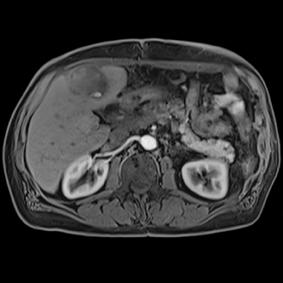
#> input picture liver.jpg, 283 x 283 px
$ jupyter execute --allow-errors Image_Analysis.ipynb   (older library calls are emulated)
#> lines starting #> are read from the running program, lines starting #| are printed output that depends on the picture; after the words box and inside, x2 and y2 are one past the last pixel; in counts of white or black regions, pixels touching at a corner belong together
**Image Enhancement**

[cell 1]
import cv2
import numpy as np
import skimage.color
import skimage.io
import skimage.viewer
from matplotlib import pyplot as plt
from sklearn.neighbors import KernelDensity
from scipy import ndimage
import scipy.ndimage as nd
import scipy

[cell 2]
"""
Histogram and KDE
"""

# initialize the image
path='liver.jpg'    # Image Path from the computer
image = cv2.imread(path,cv2.IMREAD_COLOR)
#> image is the input picture: shape (283, 283, 3); min 0, max 239, mean 48.7
image = cv2.cvtColor(image, cv2.COLOR_BGR2GRAY)
#> image: shape (283, 283)

plt.figure()
plt.title("Original Image")
plt.imshow(image, cmap="gray")
plt.show()


# configure and draw the histogram figure
plt.figure()
plt.title("Grayscale Histogram")
plt.xlabel("grayscale value")
plt.ylabel("pixels")
plt.ylim((0,800))

b, bins, patches=plt.hist(image.ravel(),256,[0,256])  # <- or here
#> b = 256 values, max 30871 at index 0, min 0 at index 209, mean 312.8; bins = 257 values from 0 to 256; patches = 256 items
data = image
x = np.linspace(np.min(data), np.max(data), num=256)
#> x = 256 values from 0 to 239

# find index of minimum between two modes
ind_max = scipy.signal.argrelmax(b[:],order = 18)
#> ind_max = ([35, 87, 113, 225],)
x_max = x[ind_max]
#> x_max = [32.8, 81.54, 105.9, 210.9]
y_max = b[ind_max]
#> y_max = [490, 558, 544, 13]

plt.scatter(x_max, y_max, color='b')
plt.show()
#> figure, not shown here; tallest bar 30871 high, from x = 0 to 1

print(" \n Total no. of modes: ",np.shape(x_max)[0])
#|  Total no. of modes:  4


# Extracting the interesting row
interest_row1 = image[190,:]
#> interest_row1 = 283 values, max 201 at index 65, min 0 at index 1, mean 80.28
interest_row = interest_row1[np.newaxis,:]
interest_pix = np.array([i for i in range(283)])
plt.figure()
plt.title("Interesting row (Row:190)")
plt.xlabel("Pixels")
plt.ylabel("Gray Scale")

plt.plot(interest_pix,interest_row1)  # <- or here
plt.show()
#> figure, not shown here; curve peaks at x = 65, y = 201

[cell 3]
## Kernel Distribution Estimation ##

pixels= image.ravel()   # flatten the image
pix = pixels[:, np.newaxis]  # making the array 2D
model = KernelDensity(kernel='gaussian', bandwidth=1.8)  # Applying kernel Gaussian
model.fit(pix)   #Fitting the model to our image

# Extracting the bin values from the histogram
#bins = np.array([i for i in range(0,200)])
#print(bins.shape)
bin = bins[:, np.newaxis]
#> bin = 257 values from 0 to 256
# # predicting the Pixels for bin values
density = model.score_samples(bin)
#> density = 257 values, max -2.44 at index 0, min -57.4 at index 256, mean -8.18
density = np.exp(density)
#> density = 257 values, max 0.0871 at index 0, min 1.18e-25 at index 256, mean 0.0033

# Plotting the PDF using KDE

plt.figure()
plt.title("PDF using KDE (Bandwidth:1.8)")
plt.xlabel("grayscale value")
plt.ylabel("Density")
plt.bar(bins, density)  # <- or here

data = density
#> data has the same summary as density
x = np.linspace(np.min(data), np.max(data), num=256)
#> x = 256 values from 1.18e-25 to 0.0871

# find index of minimum between two modes
ind_max = scipy.signal.argrelmax(density[:],order = 18)
#> ind_max = ([36, 87, 112, 224],)
x_max = bin[ind_max]
#> x_max = [36, 87, 112, 224]
y_max = density[ind_max]
#> y_max = [0.0056, 0.00626, 0.00646, 9.85e-05]

plt.scatter(x_max, y_max, color='b')

plt.show()
#> figure, not shown here; tallest bar 0.0871 high, from x = -0.4 to 0.4

print(" \n Total no. of modes: ",np.shape(x_max)[0])
#|  Total no. of modes:  4

[cell 4]
"""
### Averaging Filter ###
"""


kernel = np.ones((3,3),np.float32)/9   # Average Kernel
dst = cv2.filter2D(image,-1,kernel)

# Extraction of row of interest and setting its value to 255
interest_dst = dst[190,:]
#> interest_dst = 283 values, max 197 at index 65, min 0 at index 280, mean 80.48
interest_dst = interest_dst[np.newaxis,:]


# Comparison of Original Image and the Averaged Image
fig, axs = plt.subplots(1,2, constrained_layout=True)
plt.subplot(121),plt.imshow(image,cmap=plt.get_cmap('gray')),plt.title('Original')
plt.xticks([]), plt.yticks([])
plt.subplot(122),plt.imshow(dst,cmap=plt.get_cmap('gray')),plt.title('Averaging')
plt.xticks([]), plt.yticks([])
fig.suptitle("Average Filter")
plt.show()
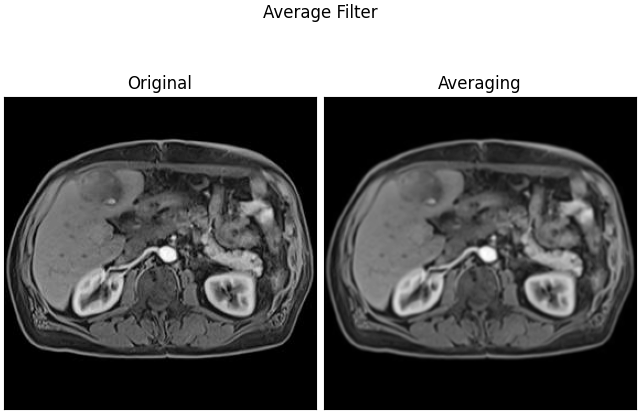
#> figure drawn by matplotlib, 2 panels

[cell 5]
"""
Median Filter
"""
# Defining the median filter of size 3 x 3
median = ndimage.median_filter(image, size=3)

# Extracting row of interest
interest_med = median[190,:]
#> interest_med = 283 values, max 199 at index 65, min 0 at index 0, mean 80.51
interest_med = interest_med[np.newaxis,:]


# Comparison of Median Filtered Image and Original Image
fig, axs = plt.subplots(1,2, constrained_layout=True)
plt.subplot(121),plt.imshow(image,cmap=plt.get_cmap('gray')),plt.title('Original')
plt.xticks([]), plt.yticks([])
plt.subplot(122),plt.imshow(median,cmap=plt.get_cmap('gray')),plt.title('Median Filtered Image')
plt.xticks([]), plt.yticks([])
fig.suptitle("Median Filter")
plt.show()

[cell 6]
# Comparison of extracted row of Average Filter and Original Image
plt.figure()
plt.plot(interest_pix,interest_dst[0,:],label="Average Filter",linewidth=0.5)
plt.plot(interest_pix,interest_row[0,:],label="Original Image",linewidth=0.5)
plt.legend(loc="upper left")
plt.title("Extracted row for Average Filtered Image")
plt.xlabel("Pixels")
plt.ylabel("Gray Scale")
plt.show()
#> figure, not shown here; curve peaks at x = 65, y = 197; curve peaks at x = 65, y = 201

# Comparison of extracted row of Median Filter and Original Image
plt.figure()
plt.plot(interest_pix,interest_med[0,:],label="Median Filter",linewidth=0.5)
plt.plot(interest_pix,interest_row[0,:],label="Original Image",linewidth=0.5)
plt.legend(loc="upper left")
plt.title("Extracted row for Median Filtered Image")
plt.xlabel("Pixels")
plt.ylabel("Gray Scale")
plt.show()
#> figure, not shown here; curve peaks at x = 65, y = 199; curve peaks at x = 65, y = 201

[cell 7]
"""
### Noisy Data ###
"""

# Generating the noise
im = skimage.io.imread(path, as_gray=True)
#> im: shape (283, 283) float64; min 0, max 0.937, mean 0.191
#> (the rest of this cell did not finish here and is left out)

[cell 8]
"""
### LoG ###
"""

# Function for plotting abs:
pic_num       = 1
kernel_size = 3
def show_abs(I, plot_title, pic_num):
    plt.figure(pic_num)
    plt.title(plot_title)
    plt.tight_layout()
    plt.axis('off')
    plt.imshow(abs(I), plt.cm.gray)
    return pic_num+1

# Reading of the image into numpy array:
A0           = image
# Map values to the (0, 255) range:
A0           = (A0 - np.amin(A0))*255.0 /(np.amax(A0)-np.amin(A0))

# Kernel for negative Laplacian:
kernel      = np.ones((kernel_size,kernel_size))*(-1)
kernel[1,1] = 8

# Convolution of the image with the kernel:
Lap        = scipy.ndimage.filters.convolve(A0, kernel)

#Map Laplacian to some new range:
ShF         = 200                  #Sharpening factor!
Laps        = Lap*ShF/np.amax(Lap)

# Add negative Laplacian to the original image:
A           = A0 + Laps
# Set negative values to 0, values over 255 to 255:
A = np.clip(A, 0, 255)
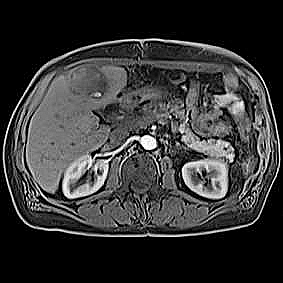
#> A: shape (283, 283) float64; min 0, max 255, mean 53.9


# converting back to uint8

fig, axs = plt.subplots(1,2, constrained_layout=True)
plt.subplot(121),plt.imshow(image,cmap = "gray"),plt.title('Original Image')
plt.xticks([]), plt.yticks([])
plt.subplot(122),plt.imshow(A,cmap="gray"),plt.title('Laplace Image')
plt.xticks([]), plt.yticks([])
plt.show()

# Extracting the row of interest and superimposing it with the original image
interest_row_l = A[190,:]
#> interest_row_l = 283 values, max 252.7 at index 39, min 0 at index 1, mean 88.55
interest_row_l = interest_row_l[np.newaxis,:]

[cell 9]
# # Visualization of superimposed row  with original Image
plt.figure()
plt.plot(interest_pix,interest_row_l[0,:],label="LoG Filter",linewidth=0.5)
plt.plot(interest_pix,interest_row[0,:],label="Original Image",linewidth=0.5)
plt.legend(loc="upper left")
plt.title("Comparison of Extracted Row from Filtered and Original Image ")
plt.xlabel("Pixels")
plt.ylabel("Grayscale")
plt.show()
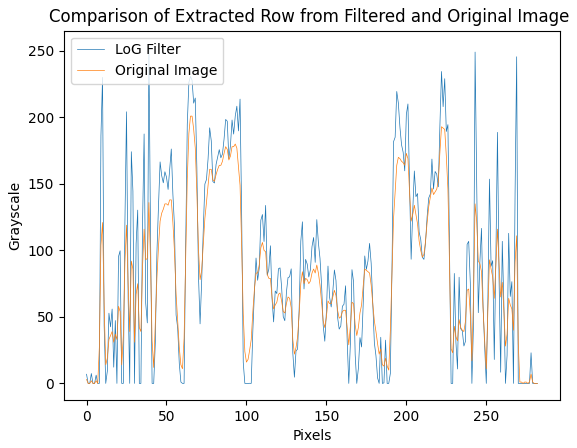
#> figure drawn by matplotlib, 1 panel; curve peaks at x = 39, y = 252.7; curve peaks at x = 65, y = 201

[cell 10]
"""
### Histogram Equalization ###
"""

# Custom function for histogram equalization

def cumsum(a):
    a = iter(a)
    b = [next(a)]
#> b = [30871]
    for i in a:
        b.append(b[-1] + i)
#> this loop made 255 passes
#> i on passes 1 to 3: 408, 362, 240
#> after the loop, b = 256 values from 30871 to 80089
    return np.array(b)

# Function for generating histogram data
def get_histogram(image, bins):
    # array with size of bins, set to zeros
    histogram = np.zeros(bins)

    # loop through pixels and sum up counts of pixels
    for pixel in image:
        histogram[pixel] += 1

    # return our final result
    return histogram

cs = cumsum(b)
#> cs = 256 values from 30871 to 80089

# display the result

nj = (cs - cs.min()) * 255
#> nj = 256 values from 0 to 12550590
N = cs.max() - cs.min()
#> N = 49218
# re-normalize the cumsum
cs = nj / N
#> cs = 256 values from 0 to 255
# cast it back to uint8 since we can't use floating point values in images
cs = cs.astype('uint8')
flat = image.astype('uint8')
# get the value from cumulative sum for every index in flat, and set that as img_new
img_new = cs[flat.flatten()]
# put array back into original shape since we flattened it
img_new = np.reshape(img_new, image.shape)
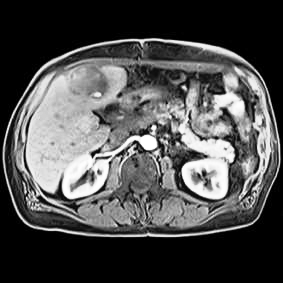
#> img_new: shape (283, 283); min 0, max 255, mean 78.6

# set up side-by-side image display
fig, axs = plt.subplots(1,2, constrained_layout=True)
plt.subplot(121),plt.imshow(image,cmap=plt.get_cmap('gray')),plt.title('Original')
plt.xticks([]), plt.yticks([])
plt.subplot(122),plt.imshow(img_new,cmap=plt.get_cmap('gray')),plt.title('Enhanced Image')
plt.xticks([]), plt.yticks([])
fig.suptitle("Equalized Histogram Image")
plt.show()

# configure and draw the equalized histogram figure
print("Plotting Equalized Histogram")
plt.figure()
plt.title("Grayscale Equalized Histogram")
plt.xlabel("grayscale value")
plt.ylabel("pixels")
plt.hist(img_new.ravel(),256,[0,256])
plt.show()
#> figure, not shown here; tallest bar 30871 high, from x = 0 to 1

[cell 11]
"""
Frequency Domain
"""
# Function for Low Pass Filter
def get_ideal_low_pass_filter(shape, cutoff):
        """Computes a Ideal low pass mask
        takes as input:
        shape: the shape of the mask to be generated
        cutoff: the cutoff frequency of the ideal filter
        returns a ideal low pass mask"""

        d0 = cutoff  # cutoff frequency
        rows, columns = shape
        mask = np.zeros((rows, columns), dtype=int)
        mid_R, mid_C = int(rows/2), int(columns/2)
        for i in range(rows):
            for j in range(columns):
                d = np.sqrt((i - mid_R)**2 + (j - mid_C)**2)
                if d <= d0:
                    mask[i, j] = 1
                else:
                    mask[i, j] = 0

        return mask

# Function for High Pass Filter
def get_ideal_high_pass_filter(shape, cutoff):
        """Computes a Ideal high pass mask
        takes as input:
        shape: the shape of the mask to be generated
        cutoff: the cutoff frequency of the ideal filter
        returns a ideal high pass mask"""

        # Hint: May be one can use the low pass filter function to get a high pass mask
        d0 = cutoff
        mask = 1 - get_ideal_low_pass_filter(shape, d0)

        return mask


img_float32 = np.float32(image)

# Discrete fourier transform to convert image to frequency domain
dft = cv2.dft(img_float32, flags = cv2.DFT_COMPLEX_OUTPUT)
dft_shift = np.fft.fftshift(dft)
# Frequency magntidue calculation
magnitude_spectrum = 20*np.log(cv2.magnitude(dft_shift[:,:,0],dft_shift[:,:,1]))
plt.subplot(121),plt.imshow(image, cmap = 'gray')
plt.title('Original Image'), plt.xticks([]), plt.yticks([])
plt.subplot(122),plt.imshow(magnitude_spectrum, cmap = 'gray')
plt.title('Frequency Domain'), plt.xticks([]), plt.yticks([])

plt.show()
## Low Pass Filter ##

# Calculating the cutoff frequency (i.e Max Frequency / 4)
# cutoff = np. max(abs(magnitude_spectrum)) / 4
cutoff = 45
cutoff = np.round (cutoff)

# Generating the mask
mask = get_ideal_low_pass_filter(np.shape(image),cutoff)
mask=np.broadcast_to(mask[...,np.newaxis],(np.shape(image)[0],np.shape(image)[1],2))
fshift = dft_shift*mask
f_ishift = np.fft.ifftshift(fshift)
img_back = cv2.idft(f_ishift)
img_back = cv2.magnitude(img_back[:,:,0],img_back[:,:,1])

# Comparison og Original and Low Pass Filtered Image
print("\n Comparison of Original and Low Pass Filtered Image \n")

plt.subplot(121),plt.imshow(image, cmap = 'gray')
plt.title('Input Image'), plt.xticks([]), plt.yticks([])
plt.subplot(122),plt.imshow(img_back, cmap = 'gray')
plt.title('Low Pass Filtered Image'), plt.xticks([]), plt.yticks([])

plt.show()


# Plotting the low pass-filtered image spatial domain and the frequency domain

print("\n Spatial and Frequency Domain of Low Pass Filtered Image \n")
low_dft = cv2.dft(img_back, flags = cv2.DFT_COMPLEX_OUTPUT)
low_dft_shift = np.fft.fftshift(low_dft)

# Calculating the Frequency domain of image
magnitude_spectrum = 20*np.log(cv2.magnitude(low_dft_shift[:,:,0],low_dft_shift[:,:,1]))
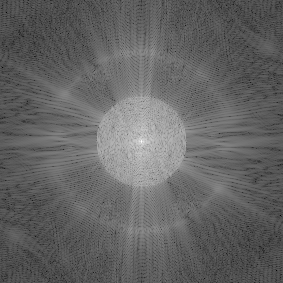
#> magnitude_spectrum: shape (283, 283) float64; min 210.3, max 529.8, mean 336; drawn with min black and max white

# Visualising the Frequency Domain of Image
plt.subplot(121),plt.imshow(img_back, cmap = 'gray')
plt.title('Spatial Domain of Input Image'), plt.xticks([]), plt.yticks([])
plt.subplot(122),plt.imshow(magnitude_spectrum, cmap = 'gray')
plt.title('Frequency Domain'), plt.xticks([]), plt.yticks([])
plt.show()


### High Pass Filter ###

cutoff = 15
#cutoff = np. max(abs(magnitude_spectrum)) / 3
cutoff = np.round (cutoff)

mask = get_ideal_high_pass_filter(np.shape(image),cutoff)
mask=np.broadcast_to(mask[...,np.newaxis],(np.shape(image)[0],np.shape(image)[1],2))
fshift = dft_shift*mask
f_ishift = np.fft.ifftshift(fshift)
img_back = cv2.idft(f_ishift)
img_back = cv2.magnitude(img_back[:,:,0],img_back[:,:,1])

# Comparison of Original and High Pass Filtered Image
print("\n Comparison of Original and High Pass Filtered Image \n")

plt.subplot(121),plt.imshow(image, cmap = 'gray')
plt.title('Input Image'), plt.xticks([]), plt.yticks([])
plt.subplot(122),plt.imshow(img_back, cmap = 'gray')
plt.title('High Pass Filtered Image'), plt.xticks([]), plt.yticks([])

plt.show()

# Plotting the high pass-filtered image spatial domain and the frequency domain

print("\n Spatial and Frequency Domain of High Pass Filtered Image \n")
high_dft = cv2.dft(img_back, flags = cv2.DFT_COMPLEX_OUTPUT)
high_dft_shift = np.fft.fftshift(high_dft)

magnitude_spectrum = 20*np.log(cv2.magnitude(high_dft_shift[:,:,0],high_dft_shift[:,:,1]))
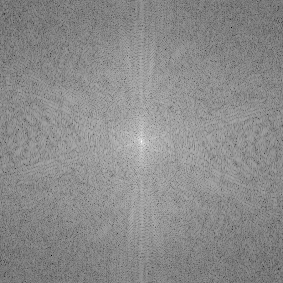
#> magnitude_spectrum: shape (283, 283) float64; min 214.2, max 503.9, mean 372.9; drawn with min black and max white

plt.subplot(121),plt.imshow(img_back, cmap = 'gray')
plt.title('Spatial Domain of Input Image'), plt.xticks([]), plt.yticks([])
plt.subplot(122),plt.imshow(magnitude_spectrum, cmap = 'gray')
plt.title('Frequency Domain'), plt.xticks([]), plt.yticks([])
plt.show()

**Basic Image Segmentation**

[cell 12]
# Calling the Image from computer
path='liver.jpg'
image = skimage.io.imread(path, as_gray=False)
rgb_weights = [0.2989, 0.5870, 0.1140]
image = np.dot(image[...,:3], rgb_weights)

# Plotting the Original Image
plt.figure()
plt.title("Original Image")
plt.imshow(image,cmap="gray")
plt.show()

[cell 13]
"""
Binary Image by Emperical thersholding on Gradient
"""

# Function for Emperical THresholding
def emperical_thresholding(image):
    # Calculating the gradient of the image
    gradient=np.gradient(image)
#> gradient = 2 items
    gradient=cv2.magnitude(gradient[0][:,:], gradient[1][:,:])
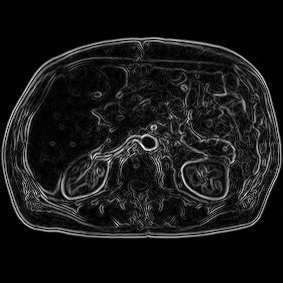
#> gradient: shape (283, 283) float64; min 0, max 98.32, mean 9; drawn with min black and max white

    # Generating the mask of emperical thresholding
    mask = np.zeros(np.shape(image))
    mean = np.mean(gradient)
#> mean = 9
    for i in range(np.shape(image)[0]):
        for j in range(np.shape(image)[1]):

            if gradient[i,j] > mean*2.3:
                mask[i,j] = 1
            else:
                mask[i,j] = 0
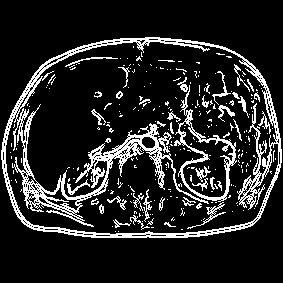
#> mask: shape (283, 283) float64; values 0 (black) and 1 (white), 14.6% white in thin lines or dots, all inside (x1, y1, x2, y2) = (1, 37, 282, 238)

    return mask

result = emperical_thresholding(image)

# Comparison og Original Image and Emperically threshold image
plt.figure()
plt.subplot(121),plt.imshow(image, cmap = 'gray')
plt.title('Input Image'), plt.xticks([]), plt.yticks([])
plt.subplot(122),plt.imshow(result, cmap = 'gray')
plt.title('Emperical Thresholding'), plt.xticks([]), plt.yticks([])

[cell 14]
"""
Sobel Edge Detection Operator
"""

def sobel_edge_detection(img):

    # generating the copy of image
    container = np.copy(img)

    # generating the sobel gradient in x and y direction
    img_sobelx = cv2.Sobel(img,cv2.CV_64F,1,0,ksize=3)
    img_sobely = cv2.Sobel(img,cv2.CV_64F,0,1,ksize=3)
    #Magnitude of x-gradient and y-gradient
    img_sobel = img_sobelx**2 + img_sobely**2
    container = (np.sqrt(img_sobel))
    return container

result1 = sobel_edge_detection(image)

# Comparison of Original Image and Sobel Edge Detection Image
plt.figure()
plt.subplot(121),plt.imshow(image, cmap = 'gray')
plt.title('Input Image'), plt.xticks([]), plt.yticks([])
plt.subplot(122),plt.imshow(result1, cmap = 'gray')
plt.title('Sobel Image Detection'), plt.xticks([]), plt.yticks([])

[cell 15]
"""
Prewitt Edge Detection
"""
# Function for Prewitt Edge Detection
def prewitt_edge_detection(image):

    # Defining x and y direction kernel
    kernelx = np.array([[1,1,1],[0,0,0],[-1,-1,-1]])
    kernely = np.array([[-1,0,1],[-1,0,1],[-1,0,1]])
    img_prewittx = cv2.filter2D(image, -1, kernelx)
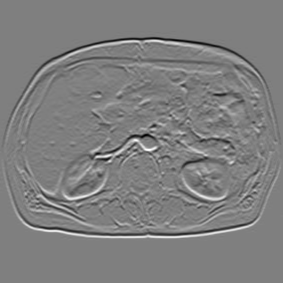
#> img_prewittx: shape (283, 283) float64; min -438, max 439, mean 0; drawn with min black and max white
    img_prewitty = cv2.filter2D(image, -1, kernely)
    result = cv2.magnitude(img_prewittx,img_prewitty)
    return result

result2 = prewitt_edge_detection(image)

# Comparison of Input Image and Prewitt Edge Detection Image
plt.figure()
plt.subplot(121),plt.imshow(image, cmap = 'gray')
plt.title('Input Image'), plt.xticks([]), plt.yticks([])
plt.subplot(122),plt.imshow(result2, cmap = 'gray')
plt.title('Prewitt Edge Detection'), plt.xticks([]), plt.yticks([])

[cell 16]
"""
Canny Operator
"""
# Function for Canny Edge Detection
def canny_edge_detection(image):
    # blurred = cv2.GaussianBlur(image, (5, 5), 0)
    result= cv2.Canny(image.astype('uint8'), 250, 250)
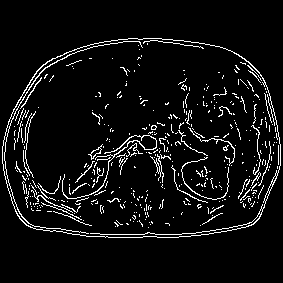
#> result: shape (283, 283); 6.2% white in thin lines or dots, all inside (x1, y1, x2, y2) = (2, 38, 281, 238)
    return result


# show the original and blurred images
result3 = canny_edge_detection(image)

# comparison of original image and canny edge detection image
plt.figure()
plt.subplot(121),plt.imshow(image, cmap = 'gray')
plt.title('Input Image'), plt.xticks([]), plt.yticks([])
plt.subplot(122),plt.imshow(result3, cmap = 'gray')
plt.title('Canny Edge Detection'), plt.xticks([]), plt.yticks([])

[cell 17]
"""
Laplacian of Gaussian Edge Detection
"""

# function for Laplacian of Gaussian Edge Detection
def laplacian_of_gaussian (image):
    gaussian_filter = np.array([[1/16.,1/8.,1/16.],[1/8.,1/4.,1/8.],[1/16.,1/8.,1/16.]])
    mask = np.array([[0,0,1,0,0],[0,1,2,1,0],[1,2,-16,2,1],[0,1,2,1,0],[0,0,1,0,0]])


    result = cv2.filter2D(image, -1, gaussian_filter)
    # Get x-gradient in "sx"
    sx = nd.sobel(result,axis=0,mode='constant')
    # # Get y-gradient in "sy"
    sy = nd.sobel(result,axis=1,mode='constant')

    # Get square root of sum of squares
    G = pow((sx*sx + sy*sy),0.5)
    G = (G>80)*G

    #convolving the image with mask
    temp_img = cv2.filter2D(image, -1, mask)
    (M,N) = temp_img.shape
#> M = 283; N = 283
    #detect zero crossing by checking values across 8-neighbors on a 3x3 grid
    temp = np.zeros((M+2,N+2))
    temp[1:-1,1:-1] = temp_img
    img = np.zeros((M,N))
    for i in range(1,M+1):
        for j in range(1,N+1):
            if temp[i,j]<0:
                for x,y in (-1,-1),(-1,0),(-1,1),(0,-1),(0,1),(1,-1),(1,0),(1,1):
                    if temp[i+x,j+y]>0:
                        img[i-1,j-1] = 1
    # Result Image
    cimg= np.logical_and(img,G)

    return cimg

result4 = laplacian_of_gaussian(image)

# Comparison of Original Image and LoG Edge Detection Image
plt.figure()
plt.subplot(121),plt.imshow(image, cmap = 'gray')
plt.title('Input Image'), plt.xticks([]), plt.yticks([])
plt.subplot(122),plt.imshow(result4, cmap = 'gray')
plt.title('Laplacian of Gaussian'), plt.xticks([]), plt.yticks([])

[cell 18]
"""
Noisy Data Processing
"""

print("\n \n \n Noisy Data Image Segmentation \n \n \n")

# Generating the Gaussian Noise in the Image
row,col= image.shape
#> row = 283; col = 283
mean = 0  # Mean of Gaussian Distribution
var = 400  # Variance of Gaussian Distribution
sigma = var**0.5  # Standard Deviation
gauss = np.random.normal(mean,sigma,(row,col))
gauss = gauss.reshape(row,col)

# Noisy Image
noisy_g = image + gauss
noisy_g_clipped = np.clip(noisy_g, 0, 255)


### Original Image ###
plt.figure()
plt.title("Original Image")
plt.imshow(image,cmap="gray")
plt.show()

### Noisy Image ###
plt.figure()
plt.subplot(121),plt.imshow(image, cmap = 'gray')
plt.title('Original Image'), plt.xticks([]), plt.yticks([])
plt.subplot(122),plt.imshow(noisy_g_clipped, cmap = 'gray')
plt.title('Noisy Image'), plt.xticks([]), plt.yticks([])

### Emperical Thresholding ###

result = emperical_thresholding(noisy_g_clipped)
plt.figure()
plt.subplot(121),plt.imshow(noisy_g_clipped, cmap = 'gray')
plt.title('Noisy Image'), plt.xticks([]), plt.yticks([])
plt.subplot(122),plt.imshow(result, cmap = 'gray')
plt.title('Emperical Thresholding'), plt.xticks([]), plt.yticks([])

### Sobel Edge Detection  ###

result1 = sobel_edge_detection(noisy_g_clipped)
plt.figure()
plt.subplot(121),plt.imshow(noisy_g_clipped, cmap = 'gray')
plt.title('Noisy Image'), plt.xticks([]), plt.yticks([])
plt.subplot(122),plt.imshow(result1, cmap = 'gray')
plt.title('Sobel Edge Detection'), plt.xticks([]), plt.yticks([])

### Prewitt Edge Detection ###

result2 = prewitt_edge_detection(noisy_g_clipped)
plt.figure()
plt.subplot(121),plt.imshow(noisy_g_clipped, cmap = 'gray')
plt.title('Noisy Image'), plt.xticks([]), plt.yticks([])
plt.subplot(122),plt.imshow(result2, cmap = 'gray')
plt.title('Prewitt Edge Detection'), plt.xticks([]), plt.yticks([])

### Canny Edge Detection ###
result3 = canny_edge_detection(noisy_g_clipped.astype('uint8'))
plt.figure()
plt.subplot(121),plt.imshow(noisy_g_clipped, cmap = 'gray')
plt.title('Noisy Image'), plt.xticks([]), plt.yticks([])
plt.subplot(122),plt.imshow(result3, cmap = 'gray')
plt.title('Canny Edge Detection'), plt.xticks([]), plt.yticks([])

### Laplacian of Gaussian  ###
result4 = laplacian_of_gaussian(noisy_g_clipped)
plt.figure()
plt.subplot(121),plt.imshow(noisy_g_clipped, cmap = 'gray')
plt.title('Noisy Image'), plt.xticks([]), plt.yticks([])
plt.subplot(122),plt.imshow(result4, cmap = 'gray')
plt.title('Laplacian of Gaussian'), plt.xticks([]), plt.yticks([])
